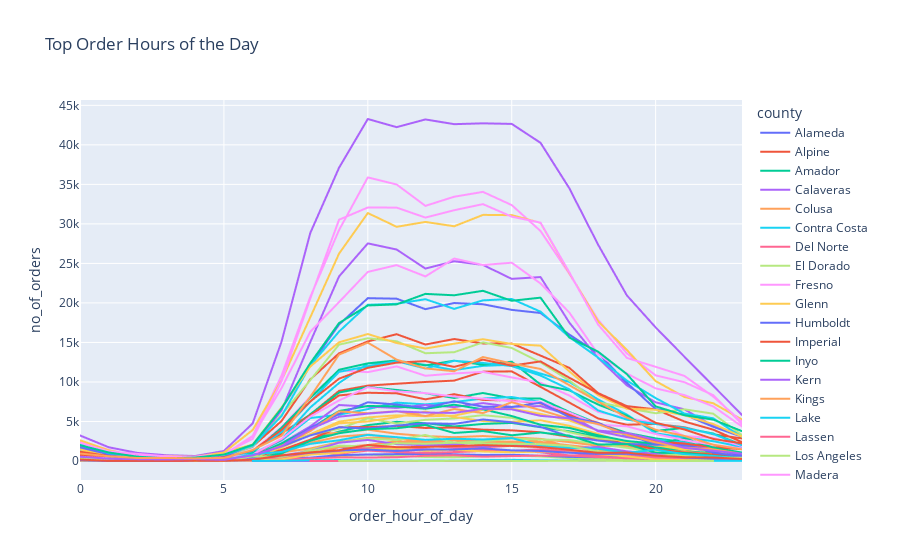

Notebook cell for this chart:
### Code cell
px.line(top_order_county, x='order_hour_of_day', y='no_of_orders', color= 'county', title= 'Top Order Hours of the Day')

### Figure 1 — Plotly figure (JSON) as saved in the notebook; plotly's stock layout.template omitted (floating-point values rounded to 4 significant figures)
{"data": [{"hovertemplate": "county=Alameda<br>order_hour_of_day=%{x}<br>no_of_orders=%{y}<extra></extra>", "legendgroup": "Alameda", "line": {"color": "#636efa", "dash": "solid"}, "mode": "lines", "name": "Alameda", "showlegend": true, "type": "scattergl", "x": [0, 1, 2, 3, 4, 5, 6, 7, 8, 9, 10, 11, 12, 13, 14, 15, 16, 17, 18, 19, 20, 21, 22, 23], "xaxis": "x", "y": [137, 39, 73, 44, 37, 37, 118, 235, 846, 1741, 1675, 1483, 1348, 1457, 1277, 1288, 1111, 659, 621, 587, 417, 279, 286, 190], "yaxis": "y"}, {"hovertemplate": "county=Alpine<br>order_hour_of_day=%{x}<br>no_of_orders=%{y}<extra></extra>", "legendgroup": "Alpine", "line": {"color": "#EF553B", "dash": "solid"}, "mode": "lines", "name": "Alpine", "showlegend": true, "type": "scattergl", "x": [0, 1, 2, 3, 4, 5, 6, 7, 8, 9, 10, 11, 12, 13, 14, 15, 16, 17, 18, 19, 20, 21, 22, 23], "xaxis": "x", "y": [957, 376, 139, 64, 67, 433, 1372, 3478, 5868, 8872, 9538, 9774, 10000, 10172, 11306, 11338, 9379, 7394, 5380, 4590, 4688, 4269, 3380, 2855], "yaxis": "y"}, {"hovertemplate": "county=Amador<br>order_hour_of_day=%{x}<br>no_of_orders=%{y}<extra></extra>", "legendgroup": "Amador", "line": {"color": "#00cc96", "dash": "solid"}, "mode": "lines", "name": "Amador", "showlegend": true, "type": "scattergl", "x": [0, 1, 2, 3, 4, 5, 6, 7, 8, 9, 10, 11, 12, 13, 14, 15, 16, 17, 18, 19, 20, 21, 22, 23], "xaxis": "x", "y": [692, 383, 377, 127, 192, 326, 867, 2704, 5926, 8663, 9361, 8989, 8574, 7977, 8603, 7934, 7899, 6205, 4735, 3560, 2862, 2384, 1657, 1074], "yaxis": "y"}, {"hovertemplate": "county=Calaveras<br>order_hour_of_day=%{x}<br>no_of_orders=%{y}<extra></extra>", "legendgroup": "Calaveras", "line": {"color": "#ab63fa", "dash": "solid"}, "mode": "lines", "name": "Calaveras", "showlegend": true, "type": "scattergl", "x": [0, 1, 2, 3, 4, 5, 6, 7, 8, 9, 10, 11, 12, 13, 14, 15, 16, 17, 18, 19, 20, 21, 22, 23], "xaxis": "x", "y": [3231, 1736, 1022, 730, 634, 1261, 4765, 15081, 28844, 37102, 43270, 42237, 43214, 42617, 42722, 42650, 40259, 34510, 27374, 20950, 16900, 13187, 9511, 5821], "yaxis": "y"}, {"hovertemplate": "county=Colusa<br>order_hour_of_day=%{x}<br>no_of_orders=%{y}<extra></extra>", "legendgroup": "Colusa", "line": {"color": "#FFA15A", "dash": "solid"}, "mode": "lines", "name": "Colusa", "showlegend": true, "type": "scattergl", "x": [0, 1, 2, 3, 4, 5, 6, 7, 8, 9, 10, 11, 12, 13, 14, 15, 16, 17, 18, 19, 20, 21, 22, 23], "xaxis": "x", "y": [221, 168, 105, 70, 92, 122, 235, 918, 2308, 3082, 3350, 2968, 2400, 2682, 2608, 2086, 2777, 1796, 1252, 1172, 969, 704, 715, 359], "yaxis": "y"}, {"hovertemplate": "county=Contra Costa<br>order_hour_of_day=%{x}<br>no_of_orders=%{y}<extra></extra>", "legendgroup": "Contra Costa", "line": {"color": "#19d3f3", "dash": "solid"}, "mode": "lines", "name": "Contra Costa", "showlegend": true, "type": "scattergl", "x": [0, 1, 2, 3, 4, 5, 6, 7, 8, 9, 10, 11, 12, 13, 14, 15, 16, 17, 18, 19, 20, 21, 22, 23], "xaxis": "x", "y": [317, 138, 101, 121, 105, 168, 855, 2585, 5438, 5864, 6565, 7388, 7164, 7461, 7903, 8099, 7462, 6039, 4751, 3163, 2701, 2337, 1557, 709], "yaxis": "y"}, {"hovertemplate": "county=Del Norte<br>order_hour_of_day=%{x}<br>no_of_orders=%{y}<extra></extra>", "legendgroup": "Del Norte", "line": {"color": "#FF6692", "dash": "solid"}, "mode": "lines", "name": "Del Norte", "showlegend": true, "type": "scattergl", "x": [0, 1, 2, 3, 5, 6, 7, 8, 9, 10, 11, 12, 13, 14, 15, 16, 17, 18, 19, 20, 21, 22, 23], "xaxis": "x", "y": [150, 33, 69, 19, 46, 94, 509, 1102, 1351, 1741, 1597, 1427, 1398, 1309, 1290, 1488, 1163, 619, 880, 371, 489, 208, 196], "yaxis": "y"}, {"hovertemplate": "county=El Dorado<br>order_hour_of_day=%{x}<br>no_of_orders=%{y}<extra></extra>", "legendgroup": "El Dorado", "line": {"color": "#B6E880", "dash": "solid"}, "mode": "lines", "name": "El Dorado", "showlegend": true, "type": "scattergl", "x": [0, 1, 2, 3, 4, 6, 7, 8, 9, 10, 11, 12, 13, 14, 15, 16, 17, 18, 19, 20, 21, 22, 23], "xaxis": "x", "y": [30, 7, 20, 18, 19, 32, 161, 392, 683, 799, 661, 509, 480, 578, 710, 586, 355, 235, 232, 160, 139, 201, 85], "yaxis": "y"}, {"hovertemplate": "county=Fresno<br>order_hour_of_day=%{x}<br>no_of_orders=%{y}<extra></extra>", "legendgroup": "Fresno", "line": {"color": "#FF97FF", "dash": "solid"}, "mode": "lines", "name": "Fresno", "showlegend": true, "type": "scattergl", "x": [0, 1, 2, 3, 4, 5, 6, 7, 8, 9, 10, 11, 12, 13, 14, 15, 16, 17, 18, 19, 20, 21, 22, 23], "xaxis": "x", "y": [2541, 1416, 614, 396, 561, 792, 3185, 10776, 20758, 29222, 35880, 34986, 32280, 33435, 34050, 32376, 29101, 23690, 17860, 13617, 10834, 9968, 8336, 4646], "yaxis": "y"}, {"hovertemplate": "county=Glenn<br>order_hour_of_day=%{x}<br>no_of_orders=%{y}<extra></extra>", "legendgroup": "Glenn", "line": {"color": "#FECB52", "dash": "solid"}, "mode": "lines", "name": "Glenn", "showlegend": true, "type": "scattergl", "x": [0, 1, 2, 3, 4, 5, 6, 7, 8, 9, 10, 11, 12, 13, 14, 15, 16, 17, 18, 19, 20, 21, 22, 23], "xaxis": "x", "y": [2621, 1355, 615, 646, 551, 1074, 3925, 10167, 18173, 26237, 31370, 29629, 30249, 29698, 31136, 31107, 30130, 23786, 17668, 14053, 10108, 8101, 7306, 5244], "yaxis": "y"}, {"hovertemplate": "county=Humboldt<br>order_hour_of_day=%{x}<br>no_of_orders=%{y}<extra></extra>", "legendgroup": "Humboldt", "line": {"color": "#636efa", "dash": "solid"}, "mode": "lines", "name": "Humboldt", "showlegend": true, "type": "scattergl", "x": [0, 1, 2, 3, 4, 5, 6, 7, 8, 9, 10, 11, 12, 13, 14, 15, 16, 17, 18, 19, 20, 21, 22, 23], "xaxis": "x", "y": [28, 17, 7, 12, 14, 24, 100, 301, 421, 749, 825, 868, 886, 845, 766, 778, 682, 524, 477, 359, 210, 178, 139, 84], "yaxis": "y"}, {"hovertemplate": "county=Imperial<br>order_hour_of_day=%{x}<br>no_of_orders=%{y}<extra></extra>", "legendgroup": "Imperial", "line": {"color": "#EF553B", "dash": "solid"}, "mode": "lines", "name": "Imperial", "showlegend": true, "type": "scattergl", "x": [0, 1, 2, 3, 4, 5, 6, 7, 8, 9, 10, 11, 12, 13, 14, 15, 16, 17, 18, 19, 20, 21, 22, 23], "xaxis": "x", "y": [1181, 656, 540, 233, 354, 491, 1849, 5053, 10329, 13625, 15130, 16044, 14735, 15435, 14875, 14866, 13338, 11787, 8596, 6945, 6531, 4992, 3967, 2391], "yaxis": "y"}, {"hovertemplate": "county=Inyo<br>order_hour_of_day=%{x}<br>no_of_orders=%{y}<extra></extra>", "legendgroup": "Inyo", "line": {"color": "#00cc96", "dash": "solid"}, "mode": "lines", "name": "Inyo", "showlegend": true, "type": "scattergl", "x": [0, 1, 2, 3, 4, 5, 6, 7, 8, 9, 10, 11, 12, 13, 14, 15, 16, 17, 18, 19, 20, 21, 22, 23], "xaxis": "x", "y": [454, 283, 147, 148, 100, 109, 665, 1270, 2688, 3718, 4537, 4951, 4785, 4368, 4689, 4815, 4272, 3754, 3083, 2251, 1746, 1230, 992, 635], "yaxis": "y"}, {"hovertemplate": "county=Kern<br>order_hour_of_day=%{x}<br>no_of_orders=%{y}<extra></extra>", "legendgroup": "Kern", "line": {"color": "#ab63fa", "dash": "solid"}, "mode": "lines", "name": "Kern", "showlegend": true, "type": "scattergl", "x": [0, 1, 2, 3, 4, 5, 6, 7, 8, 9, 10, 11, 12, 13, 14, 15, 16, 17, 18, 19, 20, 21, 22, 23], "xaxis": "x", "y": [1840, 987, 309, 362, 435, 570, 1770, 6384, 15049, 23351, 27533, 26757, 24346, 25273, 24811, 23046, 23273, 17509, 13035, 9569, 7421, 6531, 4444, 3330], "yaxis": "y"}, {"hovertemplate": "county=Kings<br>order_hour_of_day=%{x}<br>no_of_orders=%{y}<extra></extra>", "legendgroup": "Kings", "line": {"color": "#FFA15A", "dash": "solid"}, "mode": "lines", "name": "Kings", "showlegend": true, "type": "scattergl", "x": [0, 1, 2, 3, 4, 5, 6, 7, 8, 9, 10, 11, 12, 13, 14, 15, 16, 17, 18, 19, 20, 21, 22, 23], "xaxis": "x", "y": [118, 127, 61, 40, 50, 80, 678, 1882, 3338, 3576, 3965, 3449, 3154, 3013, 3160, 2976, 2801, 2393, 1920, 1877, 1404, 1165, 873, 408], "yaxis": "y"}, {"hovertemplate": "county=Lake<br>order_hour_of_day=%{x}<br>no_of_orders=%{y}<extra></extra>", "legendgroup": "Lake", "line": {"color": "#19d3f3", "dash": "solid"}, "mode": "lines", "name": "Lake", "showlegend": true, "type": "scattergl", "x": [0, 1, 2, 3, 4, 5, 6, 7, 8, 9, 10, 11, 12, 13, 14, 15, 16, 17, 18, 19, 20, 21, 22, 23], "xaxis": "x", "y": [915, 425, 319, 226, 258, 233, 919, 2729, 6774, 9870, 12328, 12623, 12164, 11509, 12038, 12179, 11066, 10002, 7787, 5868, 3509, 2977, 2508, 1779], "yaxis": "y"}, {"hovertemplate": "county=Lassen<br>order_hour_of_day=%{x}<br>no_of_orders=%{y}<extra></extra>", "legendgroup": "Lassen", "line": {"color": "#FF6692", "dash": "solid"}, "mode": "lines", "name": "Lassen", "showlegend": true, "type": "scattergl", "x": [0, 1, 2, 3, 4, 5, 6, 7, 8, 9, 10, 11, 12, 13, 14, 15, 16, 17, 18, 19, 20, 21, 22, 23], "xaxis": "x", "y": [122, 27, 69, 4, 14, 32, 128, 478, 955, 1253, 1329, 1553, 1894, 1708, 1728, 1927, 2087, 1958, 1135, 1027, 424, 223, 228, 232], "yaxis": "y"}, {"hovertemplate": "county=Los Angeles<br>order_hour_of_day=%{x}<br>no_of_orders=%{y}<extra></extra>", "legendgroup": "Los Angeles", "line": {"color": "#B6E880", "dash": "solid"}, "mode": "lines", "name": "Los Angeles", "showlegend": true, "type": "scattergl", "x": [0, 1, 2, 3, 4, 5, 6, 7, 8, 9, 10, 11, 12, 13, 14, 15, 16, 17, 18, 19, 20, 21, 22, 23], "xaxis": "x", "y": [1591, 974, 367, 326, 349, 521, 1854, 5827, 10225, 14727, 15528, 15149, 13635, 13767, 15005, 14302, 12483, 10189, 7447, 6695, 6041, 6540, 5986, 3268], "yaxis": "y"}, {"hovertemplate": "county=Madera<br>order_hour_of_day=%{x}<br>no_of_orders=%{y}<extra></extra>", "legendgroup": "Madera", "line": {"color": "#FF97FF", "dash": "solid"}, "mode": "lines", "name": "Madera", "showlegend": true, "type": "scattergl", "x": [0, 1, 2, 3, 4, 5, 6, 7, 8, 9, 10, 11, 12, 13, 14, 15, 16, 17, 18, 19, 20, 21, 22, 23], "xaxis": "x", "y": [1112, 467, 215, 289, 247, 283, 1263, 4276, 8125, 11452, 11245, 11967, 10784, 11073, 11279, 10575, 9907, 8285, 6213, 5451, 4814, 3153, 2923, 1897], "yaxis": "y"}, {"hovertemplate": "county=Marin<br>order_hour_of_day=%{x}<br>no_of_orders=%{y}<extra></extra>", "legendgroup": "Marin", "line": {"color": "#FECB52", "dash": "solid"}, "mode": "lines", "name": "Marin", "showlegend": true, "type": "scattergl", "x": [0, 1, 2, 3, 4, 5, 6, 7, 8, 9, 10, 11, 12, 13, 14, 15, 16, 17, 18, 19, 20, 21, 22, 23], "xaxis": "x", "y": [392, 271, 198, 43, 377, 150, 730, 2058, 3386, 4979, 5513, 5780, 5663, 5739, 6496, 6624, 5964, 5130, 3851, 3373, 2105, 1636, 1199, 829], "yaxis": "y"}, {"hovertemplate": "county=Mariposa<br>order_hour_of_day=%{x}<br>no_of_orders=%{y}<extra></extra>", "legendgroup": "Mariposa", "line": {"color": "#636efa", "dash": "solid"}, "mode": "lines", "name": "Mariposa", "showlegend": true, "type": "scattergl", "x": [0, 1, 2, 3, 4, 5, 6, 7, 8, 9, 10, 11, 12, 13, 14, 15, 16, 17, 18, 19, 20, 21, 22, 23], "xaxis": "x", "y": [1700, 858, 722, 380, 449, 602, 1981, 6605, 12120, 17263, 20601, 20535, 19212, 19989, 19834, 19123, 18726, 15996, 13631, 9890, 6568, 5869, 4324, 3066], "yaxis": "y"}, {"hovertemplate": "county=Mendocino<br>order_hour_of_day=%{x}<br>no_of_orders=%{y}<extra></extra>", "legendgroup": "Mendocino", "line": {"color": "#EF553B", "dash": "solid"}, "mode": "lines", "name": "Mendocino", "showlegend": true, "type": "scattergl", "x": [0, 1, 2, 3, 4, 5, 6, 7, 8, 9, 10, 11, 12, 13, 14, 15, 16, 17, 18, 19, 20, 21, 22, 23], "xaxis": "x", "y": [305, 230, 141, 92, 38, 102, 462, 1386, 2704, 4291, 4278, 4440, 4182, 4231, 3963, 3879, 3634, 3065, 2746, 2231, 1481, 1067, 825, 561], "yaxis": "y"}, {"hovertemplate": "county=Merced<br>order_hour_of_day=%{x}<br>no_of_orders=%{y}<extra></extra>", "legendgroup": "Merced", "line": {"color": "#00cc96", "dash": "solid"}, "mode": "lines", "name": "Merced", "showlegend": true, "type": "scattergl", "x": [0, 1, 2, 3, 4, 5, 6, 7, 8, 9, 10, 11, 12, 13, 14, 15, 16, 17, 18, 19, 20, 21, 22, 23], "xaxis": "x", "y": [833, 369, 87, 110, 59, 314, 1073, 4199, 7970, 11547, 12353, 12730, 12092, 12696, 12175, 12565, 9672, 8942, 7144, 5713, 3808, 4188, 3472, 2057], "yaxis": "y"}, {"hovertemplate": "county=Modoc<br>order_hour_of_day=%{x}<br>no_of_orders=%{y}<extra></extra>", "legendgroup": "Modoc", "line": {"color": "#ab63fa", "dash": "solid"}, "mode": "lines", "name": "Modoc", "showlegend": true, "type": "scattergl", "x": [0, 1, 2, 3, 4, 5, 6, 7, 8, 9, 10, 11, 12, 13, 14, 15, 16, 17, 18, 19, 20, 21, 22, 23], "xaxis": "x", "y": [422, 342, 251, 137, 63, 118, 630, 2232, 4379, 7082, 6889, 6713, 7097, 6821, 7329, 6844, 6954, 5822, 3776, 3019, 2480, 2239, 1451, 833], "yaxis": "y"}, {"hovertemplate": "county=Mono<br>order_hour_of_day=%{x}<br>no_of_orders=%{y}<extra></extra>", "legendgroup": "Mono", "line": {"color": "#FFA15A", "dash": "solid"}, "mode": "lines", "name": "Mono", "showlegend": true, "type": "scattergl", "x": [0, 1, 2, 3, 4, 5, 6, 7, 8, 9, 10, 11, 12, 13, 14, 15, 16, 17, 18, 19, 20, 21, 22, 23], "xaxis": "x", "y": [169, 106, 22, 27, 43, 98, 234, 1082, 1579, 2377, 2940, 2954, 2255, 2217, 2352, 2463, 2386, 1985, 1620, 1198, 1008, 503, 374, 337], "yaxis": "y"}, {"hovertemplate": "county=Monterey<br>order_hour_of_day=%{x}<br>no_of_orders=%{y}<extra></extra>", "legendgroup": "Monterey", "line": {"color": "#19d3f3", "dash": "solid"}, "mode": "lines", "name": "Monterey", "showlegend": true, "type": "scattergl", "x": [0, 1, 2, 3, 4, 5, 6, 7, 8, 9, 10, 11, 12, 13, 14, 15, 16, 17, 18, 19, 20, 21, 22, 23], "xaxis": "x", "y": [2161, 1000, 625, 440, 466, 773, 1931, 5672, 12086, 16377, 19764, 19892, 20474, 19248, 20324, 20502, 18894, 15683, 13090, 10173, 7959, 6007, 5405, 3027], "yaxis": "y"}, {"hovertemplate": "county=Napa<br>order_hour_of_day=%{x}<br>no_of_orders=%{y}<extra></extra>", "legendgroup": "Napa", "line": {"color": "#FF6692", "dash": "solid"}, "mode": "lines", "name": "Napa", "showlegend": true, "type": "scattergl", "x": [0, 1, 2, 3, 4, 5, 6, 7, 8, 9, 10, 11, 12, 13, 14, 15, 16, 17, 18, 19, 20, 21, 22, 23], "xaxis": "x", "y": [70, 75, 46, 22, 52, 73, 69, 189, 805, 1155, 1530, 1636, 1502, 1375, 1442, 1329, 1392, 1206, 1160, 714, 372, 288, 160, 162], "yaxis": "y"}, {"hovertemplate": "county=Nevada<br>order_hour_of_day=%{x}<br>no_of_orders=%{y}<extra></extra>", "legendgroup": "Nevada", "line": {"color": "#B6E880", "dash": "solid"}, "mode": "lines", "name": "Nevada", "showlegend": true, "type": "scattergl", "x": [0, 1, 2, 3, 4, 5, 6, 7, 8, 9, 10, 11, 12, 13, 14, 15, 16, 17, 18, 19, 20, 21, 22, 23], "xaxis": "x", "y": [366, 157, 199, 114, 82, 232, 695, 1872, 3330, 4075, 5388, 4742, 5213, 5385, 5800, 5458, 4612, 3644, 2859, 2556, 1962, 1593, 1484, 631], "yaxis": "y"}, {"hovertemplate": "county=Orange<br>order_hour_of_day=%{x}<br>no_of_orders=%{y}<extra></extra>", "legendgroup": "Orange", "line": {"color": "#FF97FF", "dash": "solid"}, "mode": "lines", "name": "Orange", "showlegend": true, "type": "scattergl", "x": [0, 1, 2, 3, 4, 5, 6, 7, 8, 9, 10, 11, 12, 13, 14, 15, 16, 17, 18, 19, 20, 21, 22, 23], "xaxis": "x", "y": [2315, 1208, 895, 586, 531, 965, 2807, 10067, 20547, 30526, 32075, 32062, 30798, 31730, 32500, 30915, 30158, 23874, 17265, 13044, 11917, 10767, 8148, 4953], "yaxis": "y"}, {"hovertemplate": "county=Plumas<br>order_hour_of_day=%{x}<br>no_of_orders=%{y}<extra></extra>", "legendgroup": "Plumas", "line": {"color": "#FECB52", "dash": "solid"}, "mode": "lines", "name": "Plumas", "showlegend": true, "type": "scattergl", "x": [0, 1, 2, 3, 4, 5, 6, 7, 8, 9, 10, 11, 12, 13, 14, 15, 16, 17, 18, 19, 20, 21, 22, 23], "xaxis": "x", "y": [530, 420, 278, 198, 174, 190, 431, 1685, 3300, 4765, 5006, 5548, 6256, 5569, 5061, 4946, 5153, 4455, 3440, 2273, 2000, 1420, 1593, 763], "yaxis": "y"}, {"hovertemplate": "county=Riverside<br>order_hour_of_day=%{x}<br>no_of_orders=%{y}<extra></extra>", "legendgroup": "Riverside", "line": {"color": "#636efa", "dash": "solid"}, "mode": "lines", "name": "Riverside", "showlegend": true, "type": "scattergl", "x": [0, 1, 2, 3, 4, 5, 6, 7, 8, 9, 10, 11, 12, 13, 14, 15, 16, 17, 18, 19, 20, 21, 22, 23], "xaxis": "x", "y": [377, 266, 166, 30, 187, 114, 661, 1840, 3237, 4271, 4113, 4486, 4767, 4691, 5254, 4895, 4313, 3102, 2588, 2154, 2056, 2135, 1071, 527], "yaxis": "y"}, {"hovertemplate": "county=Sacramento<br>order_hour_of_day=%{x}<br>no_of_orders=%{y}<extra></extra>", "legendgroup": "Sacramento", "line": {"color": "#EF553B", "dash": "solid"}, "mode": "lines", "name": "Sacramento", "showlegend": true, "type": "scattergl", "x": [0, 1, 2, 3, 4, 5, 6, 7, 8, 9, 10, 11, 12, 13, 14, 15, 16, 17, 18, 19, 20, 21, 22, 23], "xaxis": "x", "y": [763, 359, 308, 169, 152, 215, 801, 2743, 5791, 8298, 8636, 8566, 7802, 8457, 7735, 7636, 7292, 5831, 4839, 3344, 2483, 2201, 1748, 1492], "yaxis": "y"}, {"hovertemplate": "county=San Benito<br>order_hour_of_day=%{x}<br>no_of_orders=%{y}<extra></extra>", "legendgroup": "San Benito", "line": {"color": "#00cc96", "dash": "solid"}, "mode": "lines", "name": "San Benito", "showlegend": true, "type": "scattergl", "x": [0, 1, 2, 3, 4, 5, 6, 7, 8, 9, 10, 11, 12, 13, 14, 15, 16, 17, 18, 19, 20, 21, 22, 23], "xaxis": "x", "y": [307, 180, 132, 29, 111, 168, 577, 2219, 4109, 6323, 6968, 6900, 6613, 7122, 6538, 5696, 4586, 4186, 3257, 2525, 2197, 2864, 1712, 945], "yaxis": "y"}, {"hovertemplate": "county=San Bernardino<br>order_hour_of_day=%{x}<br>no_of_orders=%{y}<extra></extra>", "legendgroup": "San Bernardino", "line": {"color": "#ab63fa", "dash": "solid"}, "mode": "lines", "name": "San Bernardino", "showlegend": true, "type": "scattergl", "x": [0, 1, 2, 3, 6, 7, 8, 9, 10, 11, 12, 13, 14, 15, 16, 17, 18, 19, 20, 21, 22], "xaxis": "x", "y": [1, 4, 4, 3, 5, 3, 1, 7, 82, 30, 37, 35, 20, 46, 26, 27, 14, 10, 2, 2, 7], "yaxis": "y"}, {"hovertemplate": "county=San Diego<br>order_hour_of_day=%{x}<br>no_of_orders=%{y}<extra></extra>", "legendgroup": "San Diego", "line": {"color": "#FFA15A", "dash": "solid"}, "mode": "lines", "name": "San Diego", "showlegend": true, "type": "scattergl", "x": [0, 1, 2, 3, 4, 5, 6, 7, 8, 9, 10, 11, 12, 13, 14, 15, 16, 17, 18, 19, 20, 21, 22, 23], "xaxis": "x", "y": [138, 166, 78, 35, 28, 86, 173, 594, 909, 1759, 2023, 2500, 2364, 2618, 2135, 2422, 2435, 1775, 1529, 861, 712, 513, 328, 198], "yaxis": "y"}, {"hovertemplate": "county=San Francisco<br>order_hour_of_day=%{x}<br>no_of_orders=%{y}<extra></extra>", "legendgroup": "San Francisco", "line": {"color": "#19d3f3", "dash": "solid"}, "mode": "lines", "name": "San Francisco", "showlegend": true, "type": "scattergl", "x": [0, 1, 2, 3, 4, 5, 6, 7, 8, 9, 10, 11, 12, 13, 14, 15, 16, 17, 18, 19, 20, 21, 22, 23], "xaxis": "x", "y": [1326, 546, 230, 117, 122, 262, 1247, 3667, 7508, 11273, 11990, 12637, 11702, 12681, 12410, 12011, 10810, 9068, 6401, 5233, 4680, 4203, 3407, 2000], "yaxis": "y"}, {"hovertemplate": "county=San Joaquin<br>order_hour_of_day=%{x}<br>no_of_orders=%{y}<extra></extra>", "legendgroup": "San Joaquin", "line": {"color": "#FF6692", "dash": "solid"}, "mode": "lines", "name": "San Joaquin", "showlegend": true, "type": "scattergl", "x": [0, 1, 2, 3, 5, 6, 7, 8, 9, 10, 11, 12, 13, 14, 15, 16, 17, 18, 19, 20, 21, 22, 23], "xaxis": "x", "y": [55, 29, 31, 11, 25, 38, 151, 341, 463, 438, 475, 665, 725, 547, 620, 684, 684, 494, 347, 259, 175, 99, 41], "yaxis": "y"}, {"hovertemplate": "county=San Luis Obispo<br>order_hour_of_day=%{x}<br>no_of_orders=%{y}<extra></extra>", "legendgroup": "San Luis Obispo", "line": {"color": "#B6E880", "dash": "solid"}, "mode": "lines", "name": "San Luis Obispo", "showlegend": true, "type": "scattergl", "x": [0, 1, 2, 3, 4, 5, 6, 7, 8, 9, 10, 11, 12, 13, 14, 15, 16, 17, 18, 19, 20, 21, 22, 23], "xaxis": "x", "y": [203, 129, 67, 148, 104, 119, 388, 483, 1404, 2320, 2856, 2648, 3294, 2285, 2492, 2832, 2719, 2652, 2142, 1671, 1122, 706, 480, 356], "yaxis": "y"}, {"hovertemplate": "county=San Mateo<br>order_hour_of_day=%{x}<br>no_of_orders=%{y}<extra></extra>", "legendgroup": "San Mateo", "line": {"color": "#FF97FF", "dash": "solid"}, "mode": "lines", "name": "San Mateo", "showlegend": true, "type": "scattergl", "x": [0, 1, 2, 3, 4, 5, 6, 7, 8, 9, 10, 11, 12, 13, 14, 15, 16, 17, 18, 19, 20, 21, 22, 23], "xaxis": "x", "y": [541, 337, 65, 146, 205, 362, 835, 2783, 5623, 7660, 9334, 8814, 8590, 8162, 7880, 7559, 7464, 6129, 4593, 4389, 3418, 2644, 2046, 1591], "yaxis": "y"}, {"hovertemplate": "county=Santa Barbara<br>order_hour_of_day=%{x}<br>no_of_orders=%{y}<extra></extra>", "legendgroup": "Santa Barbara", "line": {"color": "#FECB52", "dash": "solid"}, "mode": "lines", "name": "Santa Barbara", "showlegend": true, "type": "scattergl", "x": [0, 1, 2, 3, 4, 5, 6, 7, 8, 9, 10, 11, 12, 13, 14, 15, 16, 17, 18, 19, 20, 21, 22, 23], "xaxis": "x", "y": [1471, 566, 395, 266, 280, 1080, 2086, 6768, 11949, 15017, 16066, 14931, 14234, 14845, 15409, 14808, 14591, 11337, 8329, 6612, 6485, 5780, 4673, 3082], "yaxis": "y"}, {"hovertemplate": "county=Santa Clara<br>order_hour_of_day=%{x}<br>no_of_orders=%{y}<extra></extra>", "legendgroup": "Santa Clara", "line": {"color": "#636efa", "dash": "solid"}, "mode": "lines", "name": "Santa Clara", "showlegend": true, "type": "scattergl", "x": [0, 1, 2, 3, 4, 5, 6, 7, 8, 9, 10, 11, 12, 13, 14, 15, 16, 17, 18, 19, 20, 21, 22, 23], "xaxis": "x", "y": [389, 313, 266, 84, 181, 354, 525, 1907, 4212, 5941, 7429, 7140, 6719, 7558, 6871, 6831, 7379, 5565, 4808, 3277, 2176, 1919, 1376, 770], "yaxis": "y"}, {"hovertemplate": "county=Santa Cruz<br>order_hour_of_day=%{x}<br>no_of_orders=%{y}<extra></extra>", "legendgroup": "Santa Cruz", "line": {"color": "#EF553B", "dash": "solid"}, "mode": "lines", "name": "Santa Cruz", "showlegend": true, "type": "scattergl", "x": [0, 1, 2, 3, 4, 5, 6, 7, 8, 9, 10, 11, 12, 13, 14, 15, 16, 17, 18, 19, 20, 21, 22, 23], "xaxis": "x", "y": [1166, 620, 328, 295, 215, 458, 1331, 3938, 7527, 10415, 11791, 12443, 12638, 11911, 12825, 12062, 12599, 10543, 8554, 6809, 4831, 3985, 2793, 2233], "yaxis": "y"}, {"hovertemplate": "county=Shasta<br>order_hour_of_day=%{x}<br>no_of_orders=%{y}<extra></extra>", "legendgroup": "Shasta", "line": {"color": "#00cc96", "dash": "solid"}, "mode": "lines", "name": "Shasta", "showlegend": true, "type": "scattergl", "x": [0, 1, 2, 3, 4, 5, 6, 7, 8, 9, 10, 11, 12, 13, 14, 15, 16, 17, 18, 19, 20, 21, 22, 23], "xaxis": "x", "y": [288, 143, 106, 95, 149, 175, 290, 967, 2565, 3516, 4023, 4148, 4567, 3547, 3791, 3255, 3604, 3219, 2081, 2144, 1039, 1025, 663, 363], "yaxis": "y"}, {"hovertemplate": "county=Sierra<br>order_hour_of_day=%{x}<br>no_of_orders=%{y}<extra></extra>", "legendgroup": "Sierra", "line": {"color": "#ab63fa", "dash": "solid"}, "mode": "lines", "name": "Sierra", "showlegend": true, "type": "scattergl", "x": [0, 1, 2, 3, 4, 5, 6, 7, 8, 9, 10, 11, 12, 13, 14, 15, 16, 17, 18, 19, 20, 21, 22, 23], "xaxis": "x", "y": [216, 107, 88, 55, 33, 100, 257, 699, 1248, 2313, 2667, 2131, 1996, 2087, 1822, 2018, 1796, 1623, 1768, 1222, 883, 397, 330, 309], "yaxis": "y"}, {"hovertemplate": "county=Siskiyou<br>order_hour_of_day=%{x}<br>no_of_orders=%{y}<extra></extra>", "legendgroup": "Siskiyou", "line": {"color": "#FFA15A", "dash": "solid"}, "mode": "lines", "name": "Siskiyou", "showlegend": true, "type": "scattergl", "x": [0, 1, 2, 3, 4, 5, 6, 7, 8, 9, 10, 11, 12, 13, 14, 15, 16, 17, 18, 19, 20, 21, 22, 23], "xaxis": "x", "y": [483, 212, 221, 164, 224, 272, 633, 1928, 3786, 6278, 6046, 6295, 5687, 6580, 6062, 7432, 6439, 5349, 4682, 3284, 2348, 1692, 1476, 911], "yaxis": "y"}, {"hovertemplate": "county=Solano<br>order_hour_of_day=%{x}<br>no_of_orders=%{y}<extra></extra>", "legendgroup": "Solano", "line": {"color": "#19d3f3", "dash": "solid"}, "mode": "lines", "name": "Solano", "showlegend": true, "type": "scattergl", "x": [0, 1, 2, 3, 4, 5, 6, 7, 8, 9, 10, 11, 12, 13, 14, 15, 16, 17, 18, 19, 20, 21, 22, 23], "xaxis": "x", "y": [94, 50, 91, 26, 36, 131, 852, 1148, 2170, 2624, 3306, 3016, 2676, 2815, 2721, 2900, 1967, 1665, 1553, 1024, 1439, 854, 629, 320], "yaxis": "y"}, {"hovertemplate": "county=Sonoma<br>order_hour_of_day=%{x}<br>no_of_orders=%{y}<extra></extra>", "legendgroup": "Sonoma", "line": {"color": "#FF6692", "dash": "solid"}, "mode": "lines", "name": "Sonoma", "showlegend": true, "type": "scattergl", "x": [0, 1, 2, 3, 4, 5, 6, 7, 8, 9, 10, 11, 12, 13, 14, 15, 16, 17, 18, 19, 20, 21, 22, 23], "xaxis": "x", "y": [82, 32, 52, 34, 41, 37, 113, 378, 951, 938, 1316, 1122, 1037, 1121, 1260, 1198, 1140, 710, 764, 650, 514, 348, 185, 162], "yaxis": "y"}, {"hovertemplate": "county=Stanislaus<br>order_hour_of_day=%{x}<br>no_of_orders=%{y}<extra></extra>", "legendgroup": "Stanislaus", "line": {"color": "#B6E880", "dash": "solid"}, "mode": "lines", "name": "Stanislaus", "showlegend": true, "type": "scattergl", "x": [0, 1, 2, 3, 4, 5, 6, 7, 8, 9, 10, 11, 12, 13, 14, 15, 16, 17, 18, 19, 20, 21, 22, 23], "xaxis": "x", "y": [294, 127, 81, 90, 5, 54, 594, 531, 1257, 1941, 1852, 2234, 2185, 2315, 2211, 2168, 2128, 1887, 1224, 898, 714, 634, 393, 419], "yaxis": "y"}, {"hovertemplate": "county=Sutter<br>order_hour_of_day=%{x}<br>no_of_orders=%{y}<extra></extra>", "legendgroup": "Sutter", "line": {"color": "#FF97FF", "dash": "solid"}, "mode": "lines", "name": "Sutter", "showlegend": true, "type": "scattergl", "x": [0, 1, 2, 3, 4, 5, 6, 7, 8, 9, 10, 11, 12, 13, 14, 15, 16, 17, 18, 19, 20, 21, 22, 23], "xaxis": "x", "y": [2360, 1171, 612, 611, 439, 771, 3137, 9217, 16354, 20105, 23925, 24783, 23352, 25618, 24796, 25089, 22459, 18790, 13518, 11063, 9189, 8340, 6911, 4370], "yaxis": "y"}, {"hovertemplate": "county=Tehama<br>order_hour_of_day=%{x}<br>no_of_orders=%{y}<extra></extra>", "legendgroup": "Tehama", "line": {"color": "#FECB52", "dash": "solid"}, "mode": "lines", "name": "Tehama", "showlegend": true, "type": "scattergl", "x": [0, 1, 2, 3, 4, 5, 6, 7, 8, 9, 10, 11, 12, 13, 14, 15, 16, 17, 18, 19, 20, 21, 22, 23], "xaxis": "x", "y": [21, 21, 23, 69, 28, 3, 59, 212, 819, 1017, 1467, 1578, 1304, 1435, 1200, 1110, 1190, 1082, 884, 578, 185, 128, 139, 77], "yaxis": "y"}, {"hovertemplate": "county=Tulare<br>order_hour_of_day=%{x}<br>no_of_orders=%{y}<extra></extra>", "legendgroup": "Tulare", "line": {"color": "#636efa", "dash": "solid"}, "mode": "lines", "name": "Tulare", "showlegend": true, "type": "scattergl", "x": [0, 1, 2, 3, 4, 5, 6, 7, 8, 9, 10, 11, 12, 13, 14, 15, 16, 17, 18, 19, 20, 21, 22, 23], "xaxis": "x", "y": [100, 2, 5, 3, 38, 26, 152, 688, 1031, 1328, 1441, 1279, 1449, 1461, 1600, 1344, 1270, 1047, 893, 913, 683, 445, 292, 267], "yaxis": "y"}, {"hovertemplate": "county=Tuolumne<br>order_hour_of_day=%{x}<br>no_of_orders=%{y}<extra></extra>", "legendgroup": "Tuolumne", "line": {"color": "#EF553B", "dash": "solid"}, "mode": "lines", "name": "Tuolumne", "showlegend": true, "type": "scattergl", "x": [0, 1, 2, 3, 4, 5, 6, 7, 8, 9, 10, 11, 12, 13, 14, 15, 16, 17, 18, 19, 20, 21, 22, 23], "xaxis": "x", "y": [191, 8, 23, 5, 40, 41, 169, 708, 1091, 1370, 2025, 1751, 1775, 1893, 2005, 1904, 1762, 1424, 1037, 1062, 675, 485, 443, 258], "yaxis": "y"}, {"hovertemplate": "county=Ventura<br>order_hour_of_day=%{x}<br>no_of_orders=%{y}<extra></extra>", "legendgroup": "Ventura", "line": {"color": "#00cc96", "dash": "solid"}, "mode": "lines", "name": "Ventura", "showlegend": true, "type": "scattergl", "x": [0, 1, 2, 3, 4, 5, 6, 7, 8, 9, 10, 11, 12, 13, 14, 15, 16, 17, 18, 19, 20, 21, 22, 23], "xaxis": "x", "y": [1998, 1078, 545, 337, 434, 812, 2055, 6652, 12373, 17454, 19683, 19813, 21144, 20967, 21532, 20272, 20667, 15619, 13833, 10991, 6912, 5792, 5234, 3775], "yaxis": "y"}, {"hovertemplate": "county=Yolo<br>order_hour_of_day=%{x}<br>no_of_orders=%{y}<extra></extra>", "legendgroup": "Yolo", "line": {"color": "#ab63fa", "dash": "solid"}, "mode": "lines", "name": "Yolo", "showlegend": true, "type": "scattergl", "x": [0, 1, 2, 3, 4, 5, 6, 7, 8, 9, 10, 11, 12, 13, 14, 15, 16, 17, 18, 19, 20, 21, 22, 23], "xaxis": "x", "y": [543, 291, 230, 203, 250, 150, 712, 1849, 4027, 5604, 5996, 6278, 6130, 6080, 6618, 6541, 5711, 5396, 3851, 3561, 2658, 1663, 1299, 928], "yaxis": "y"}, {"hovertemplate": "county=Yuba<br>order_hour_of_day=%{x}<br>no_of_orders=%{y}<extra></extra>", "legendgroup": "Yuba", "line": {"color": "#FFA15A", "dash": "solid"}, "mode": "lines", "name": "Yuba", "showlegend": true, "type": "scattergl", "x": [0, 1, 2, 3, 4, 5, 6, 7, 8, 9, 10, 11, 12, 13, 14, 15, 16, 17, 18, 19, 20, 21, 22, 23], "xaxis": "x", "y": [942, 605, 375, 388, 339, 393, 1406, 3180, 8120, 13459, 14975, 12826, 11713, 11358, 13156, 12338, 11645, 9593, 7510, 5498, 3952, 3170, 2061, 1472], "yaxis": "y"}, {"hovertemplate": "county=Trinity<br>order_hour_of_day=%{x}<br>no_of_orders=%{y}<extra></extra>", "legendgroup": "Trinity", "line": {"color": "#19d3f3", "dash": "solid"}, "mode": "lines", "name": "Trinity", "showlegend": true, "type": "scattergl", "x": [6, 7, 8, 9, 10, 11, 12, 13, 14, 15, 16, 17, 18, 19, 20, 21, 22, 23], "xaxis": "x", "y": [15, 32, 99, 124, 60, 76, 42, 59, 112, 142, 83, 66, 36, 6, 6, 10, 20, 8], "yaxis": "y"}, {"hovertemplate": "county=Butte<br>order_hour_of_day=%{x}<br>no_of_orders=%{y}<extra></extra>", "legendgroup": "Butte", "line": {"color": "#FF6692", "dash": "solid"}, "mode": "lines", "name": "Butte", "showlegend": true, "type": "scattergl", "x": [8, 13, 16], "xaxis": "x", "y": [1, 2, 1], "yaxis": "y"}, {"hovertemplate": "county=Placer<br>order_hour_of_day=%{x}<br>no_of_orders=%{y}<extra></extra>", "legendgroup": "Placer", "line": {"color": "#B6E880", "dash": "solid"}, "mode": "lines", "name": "Placer", "showlegend": true, "type": "scattergl", "x": [9, 10, 11, 12, 14, 15, 16, 17, 18, 19, 22], "xaxis": "x", "y": [24, 25, 21, 4, 16, 7, 5, 20, 31, 3, 6], "yaxis": "y"}], "layout": {"legend": {"title": {"text": "county"}, "tracegroupgap": 0}, "title": {"text": "Top Order Hours of the Day"}, "xaxis": {"anchor": "y", "domain": [0, 1], "title": {"text": "order_hour_of_day"}}, "yaxis": {"anchor": "x", "domain": [0, 1], "title": {"text": "no_of_orders"}}}}
